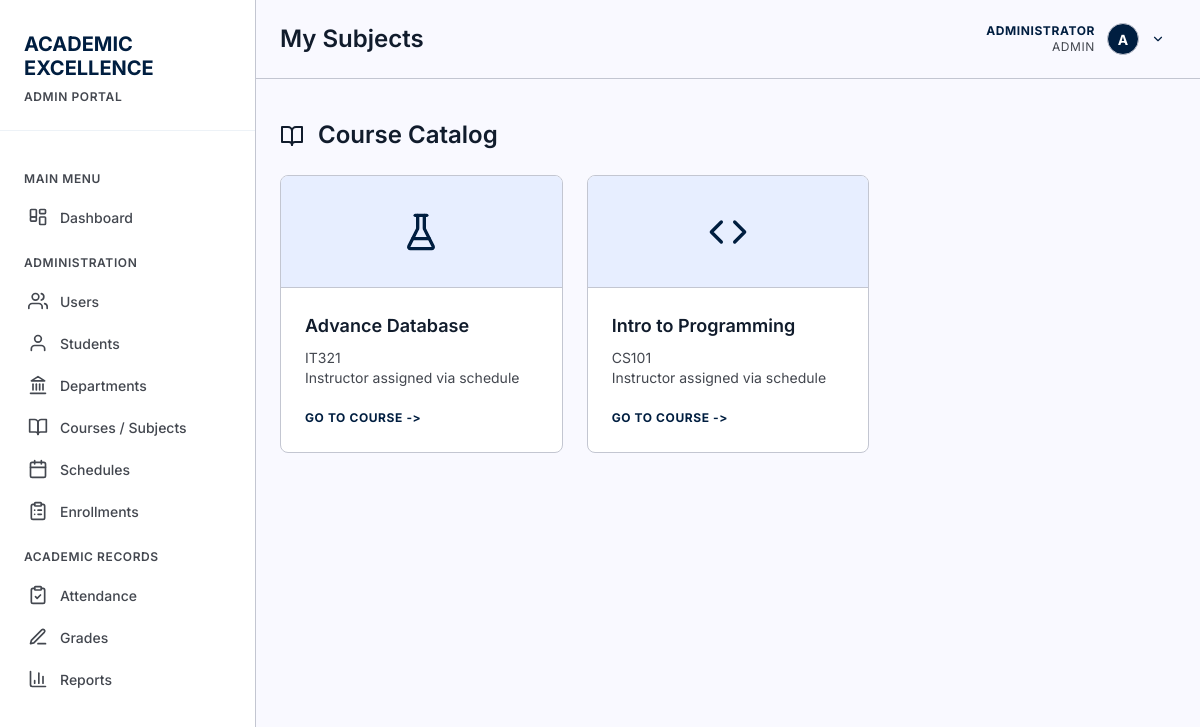
/pages/subjects.php (signed in), run on an earlier commit of the app's database.
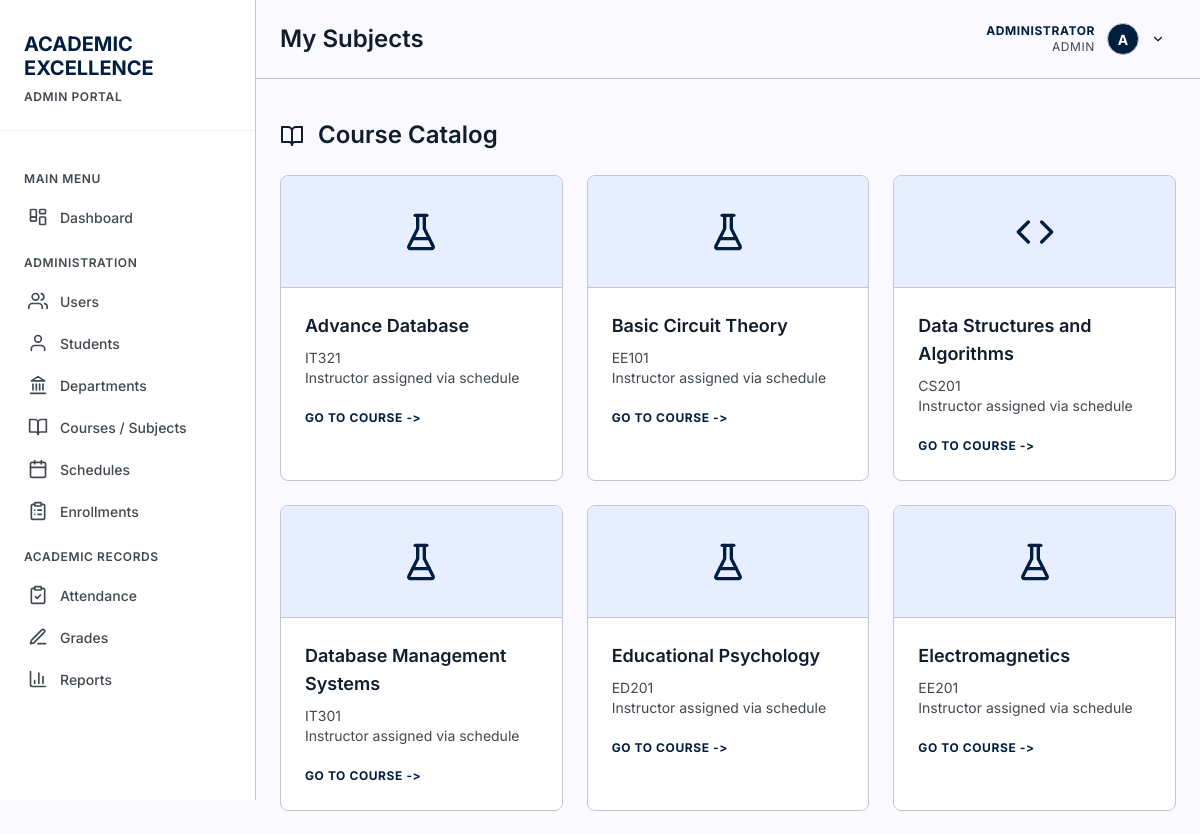
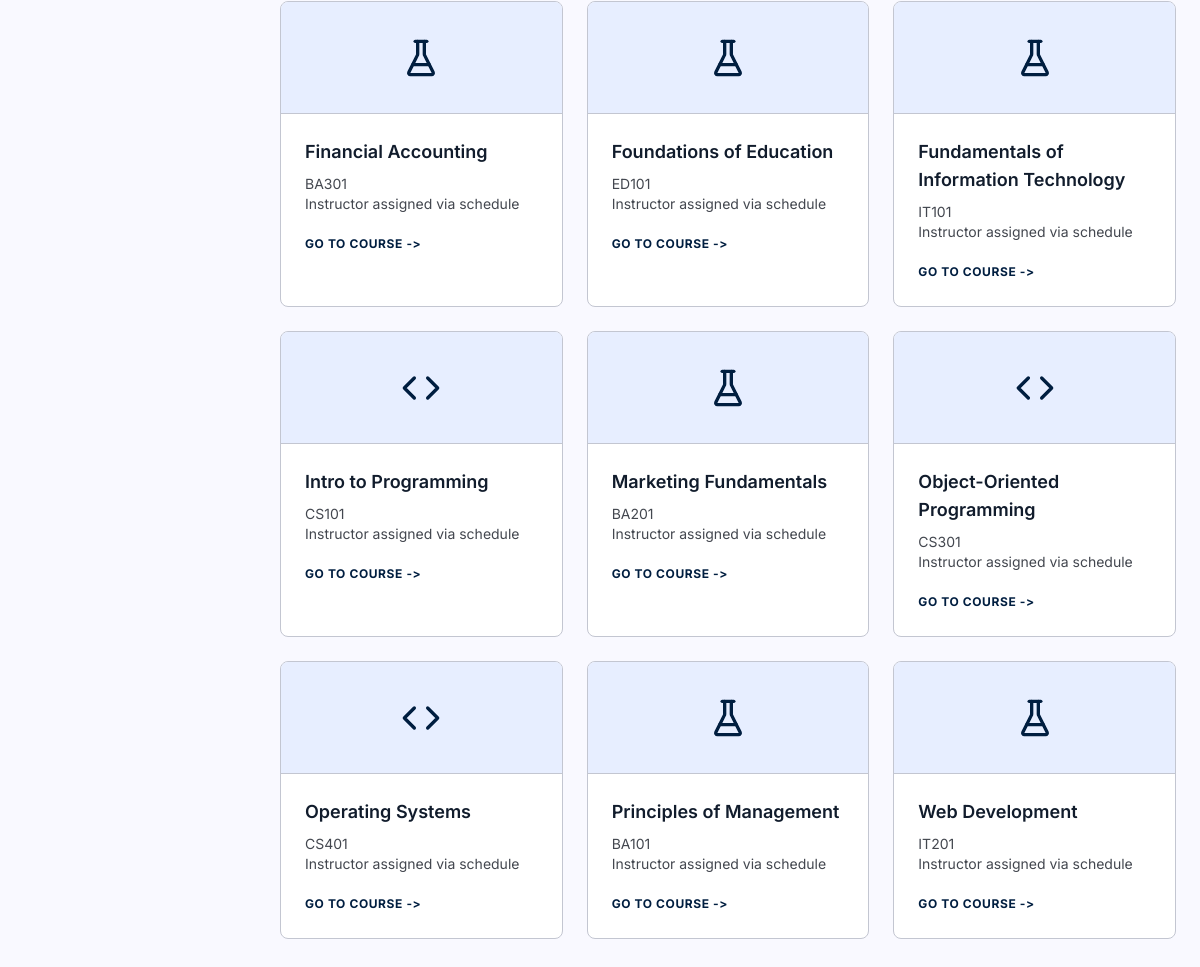
And on a later commit of the database (2 pictures, top to bottom).
### tables this page shows
CREATE TABLE subjects (
        id INTEGER PRIMARY KEY AUTOINCREMENT,
        subject_code TEXT UNIQUE NOT NULL,
        subject_name TEXT NOT NULL,
        description TEXT,
        credits INTEGER DEFAULT 3,
        created_at TIMESTAMP DEFAULT CURRENT_TIMESTAMP
    , department_id INTEGER REFERENCES departments(id) ON DELETE SET NULL, course_level INTEGER, is_active INTEGER NOT NULL DEFAULT 1 CHECK(is_active IN (0, 1)), updated_at DATETIME);

### includes/auth.php (called while the page is built, shortened)
<?php
function currentUser() {
    static $user = false;
    if ($user === false) {
        $db = getDB();
        $stmt = $db->prepare("SELECT * FROM users WHERE id = :id AND is_active = 1");
        $stmt->execute([':id' => (int) $_SESSION['user_id']]);
        $user = $stmt->fetch() ?: null;
    }
    return $user;
}
function isLoggedIn() {
    return currentUser() !== null;
}
function requireLogin() {
    if (!isLoggedIn()) {
        header('Location: ' . baseUrl() . 'login.php');
        exit();
    }
}

### pages/subjects.php (the view, shortened to what this page needs)
<?php
requireLogin();
$db = getDB();
$user = currentUser();
$iconClass = "
    CASE
        WHEN s.subject_code LIKE 'MATH%' THEN 'math'
        WHEN s.subject_code LIKE 'ENG%' THEN 'english'
        WHEN s.subject_code LIKE 'BIO%' THEN 'biology'
        WHEN s.subject_code LIKE 'CS%' OR s.subject_code LIKE 'PROG%' THEN 'programming'
        ELSE 'science'
    END
";
$subjects = [];
if ($user['role'] === 'student') {
    $student = currentStudent();
    $stmt = $db->prepare("
        SELECT s.id, s.subject_code, s.subject_name,
               $iconClass AS icon_class,
               cs.section_code, cs.schedule,
               ins.first_name, ins.last_name
        FROM enrollments e
        JOIN course_sections cs ON e.section_id = cs.id
        JOIN subjects s ON cs.subject_id = s.id
        JOIN instructors ins ON cs.instructor_id = ins.id
        WHERE e.student_id = :sid AND e.status = 'Enrolled'
        ORDER BY s.subject_name
    ");
    $stmt->execute([':sid' => $student['id']]);
    $subjects = $stmt->fetchAll();
} else {
    $stmt = $db->query("
        SELECT s.id, s.subject_code, s.subject_name,
               $iconClass AS icon_class,
               NULL AS section_code, NULL AS schedule,
               NULL AS first_name, NULL AS last_name
        FROM subjects s
        ORDER BY s.subject_name
    ");
    $subjects = $stmt->fetchAll();
}
include '../includes/header.php';
?>
<div class="subjects-header">
    <h2><?php echo icon('book-open', 24); ?> <?php echo $user['role'] === 'admin' ? 'Course Catalog' : 'My Subjects'; ?></h2>
</div>
<div class="subjects-grid">
    <?php foreach ($subjects as $subject): ?>
    <div class="subject-card">
        <div class="subject-card-icon <?php echo $subject['icon_class']; ?>">
            <?php echo icon(subjectIcon($subject['icon_class']), 40); ?>
        </div>
        <div class="subject-card-body">
            <h3 class="subject-card-title"><?php echo htmlspecialchars($subject['subject_name']); ?></h3>
            <p class="subject-card-section">
                <?php echo htmlspecialchars($subject['subject_code']); ?>
            </p>
            <p class="subject-card-professor">
                <?php if ($subject['first_name']): ?>
                    <?php echo htmlspecialchars('Prof. ' . $subject['first_name'] . ' ' . $subject['last_name']); ?>
                    <?php if ($subject['schedule']): ?>
                        <br><?php echo htmlspecialchars($subject['schedule']); ?>
                    <?php endif; ?>
                <?php else: ?>
                    Instructor assigned via schedule
                <?php endif; ?>
            </p>
            <a href="subject-detail.php?id=<?php echo $subject['id']; ?>" class="subject-card-link">GO TO COURSE</a>
        </div>
    </div>
    <?php endforeach; ?>
</div>
<?php include '../includes/footer.php'; ?>

### includes/icons.php (shortened to what this page needs)
<?php
function icon($name, $size = 20) {
    return '<svg xmlns="http://www.w3.org/2000/svg" width="' . $size . '" height="' . $size
        . '" viewBox="0 0 24 24" fill="none" stroke="currentColor" stroke-width="2"'
        . ' stroke-linecap="round" stroke-linejoin="round" aria-hidden="true">'
        . $icons[$name] . '</svg>';
}
function subjectIcon($class) {
    return [
        'math'        => 'sigma',
        'english'     => 'book',
        'biology'     => 'dna',
        'programming' => 'code'
    ][$class] ?? 'flask';
}

What changed in the data, as far as the page shows it:
added subjects: subject_name "Basic Circuit Theory", subject_code "EE101"
added subjects: subject_name "Data Structures and Algorithms", subject_code "CS201"
added subjects: subject_name "Database Management Systems", subject_code "IT301"
added subjects: subject_name "Educational Psychology", subject_code "ED201"
added subjects: subject_name "Electromagnetics", subject_code "EE201"
added subjects: subject_name "Financial Accounting", subject_code "BA301"
added subjects: subject_name "Foundations of Education", subject_code "ED101"
added subjects: subject_name "Fundamentals of Information Technology", subject_code "IT101"
added subjects: subject_name "Marketing Fundamentals", subject_code "BA201"
added subjects: subject_name "Object-Oriented Programming", subject_code "CS301"
added subjects: subject_name "Operating Systems", subject_code "CS401"
added subjects: subject_name "Principles of Management", subject_code "BA101"
added subjects: subject_name "Web Development", subject_code "IT201"
